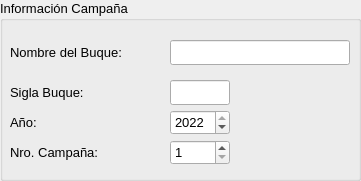
           <widget class="QGroupBox" name="box_Camp">
            <property name="geometry">
             <rect>
              <x>10</x>
              <y>260</y>
              <width>361</width>
              <height>181</height>
             </rect>
            </property>
            <property name="font">
             <font>
              <pointsize>10</pointsize>
             </font>
            </property>
            <property name="title">
             <string>Información Campaña</string>
            </property>
            <widget class="QLabel" name="label_10">
             <property name="geometry">
              <rect>
               <x>10</x>
               <y>40</y>
               <width>140</width>
               <height>25</height>
              </rect>
             </property>
             <property name="minimumSize">
              <size>
               <width>140</width>
               <height>25</height>
              </size>
             </property>
             <property name="maximumSize">
              <size>
               <width>140</width>
               <height>25</height>
              </size>
             </property>
             <property name="text">
              <string>Nombre del Buque:</string>
             </property>
            </widget>
            <widget class="QLineEdit" name="txt_Buque">
             <property name="geometry">
              <rect>
               <x>170</x>
               <y>40</y>
               <width>180</width>
               <height>25</height>
              </rect>
             </property>
             <property name="text">
              <string/>
             </property>
            </widget>
            <widget class="QLineEdit" name="txt_SiglasBuque">
             <property name="geometry">
              <rect>
               <x>170</x>
               <y>80</y>
               <width>60</width>
               <height>25</height>
              </rect>
             </property>
             <property name="minimumSize">
              <size>
               <width>60</width>
               <height>25</height>
              </size>
             </property>
             <property name="maximumSize">
              <size>
               <width>60</width>
               <height>25</height>
              </size>
             </property>
             <property name="text">
              <string/>
             </property>
            </widget>
            <widget class="QLabel" name="label_11">
             <property name="geometry">
              <rect>
               <x>10</x>
               <y>80</y>
               <width>140</width>
               <height>25</height>
              </rect>
             </property>
             <property name="minimumSize">
              <size>
               <width>140</width>
               <height>25</height>
              </size>
             </property>
             <property name="maximumSize">
              <size>
               <width>140</width>
               <height>25</height>
              </size>
             </property>
             <property name="text">
              <string>Sigla Buque:</string>
             </property>
            </widget>
            <widget class="QLabel" name="label_12">
             <property name="geometry">
              <rect>
               <x>10</x>
               <y>110</y>
               <width>140</width>
               <height>25</height>
              </rect>
             </property>
             <property name="minimumSize">
              <size>
               <width>140</width>
               <height>25</height>
              </size>
             </property>
             <property name="maximumSize">
              <size>
               <width>140</width>
               <height>25</height>
              </size>
             </property>
             <property name="text">
              <string>Año:</string>
             </property>
            </widget>
            <widget class="QSpinBox" name="spn_Year">
             <property name="geometry">
              <rect>
               <x>170</x>
               <y>110</y>
               <width>60</width>
               <height>25</height>
              </rect>
             </property>
             <property name="minimumSize">
              <size>
               <width>60</width>
               <height>25</height>
              </size>
             </property>
             <property name="maximumSize">
              <size>
               <width>60</width>
               <height>25</height>
              </size>
             </property>
             <property name="minimum">
              <number>2000</number>
             </property>
             <property name="maximum">
              <number>2022</number>
             </property>
             <property name="value">
              <number>2022</number>
             </property>
            </widget>
            <widget class="QLabel" name="label_13">
             <property name="geometry">
              <rect>
               <x>10</x>
               <y>140</y>
               <width>140</width>
               <height>25</height>
              </rect>
             </property>
             <property name="minimumSize">
              <size>
               <width>140</width>
               <height>25</height>
              </size>
             </property>
             <property name="maximumSize">
              <size>
               <width>140</width>
               <height>25</height>
              </size>
             </property>
             <property name="text">
              <string>Nro. Campaña:</string>
             </property>
            </widget>
            <widget class="QSpinBox" name="spn_Nro_Camp">
             <property name="geometry">
              <rect>
               <x>170</x>
               <y>140</y>
               <width>60</width>
               <height>25</height>
              </rect>
             </property>
             <property name="minimumSize">
              <size>
               <width>60</width>
               <height>25</height>
              </size>
             </property>
             <property name="maximumSize">
              <size>
               <width>60</width>
               <height>25</height>
              </size>
             </property>
             <property name="suffix">
              <string/>
             </property>
             <property name="prefix">
              <string/>
             </property>
             <property name="minimum">
              <number>1</number>
             </property>
             <property name="maximum">
              <number>30</number>
             </property>
             <property name="value">
              <number>1</number>
             </property>
            </widget>
           </widget>
